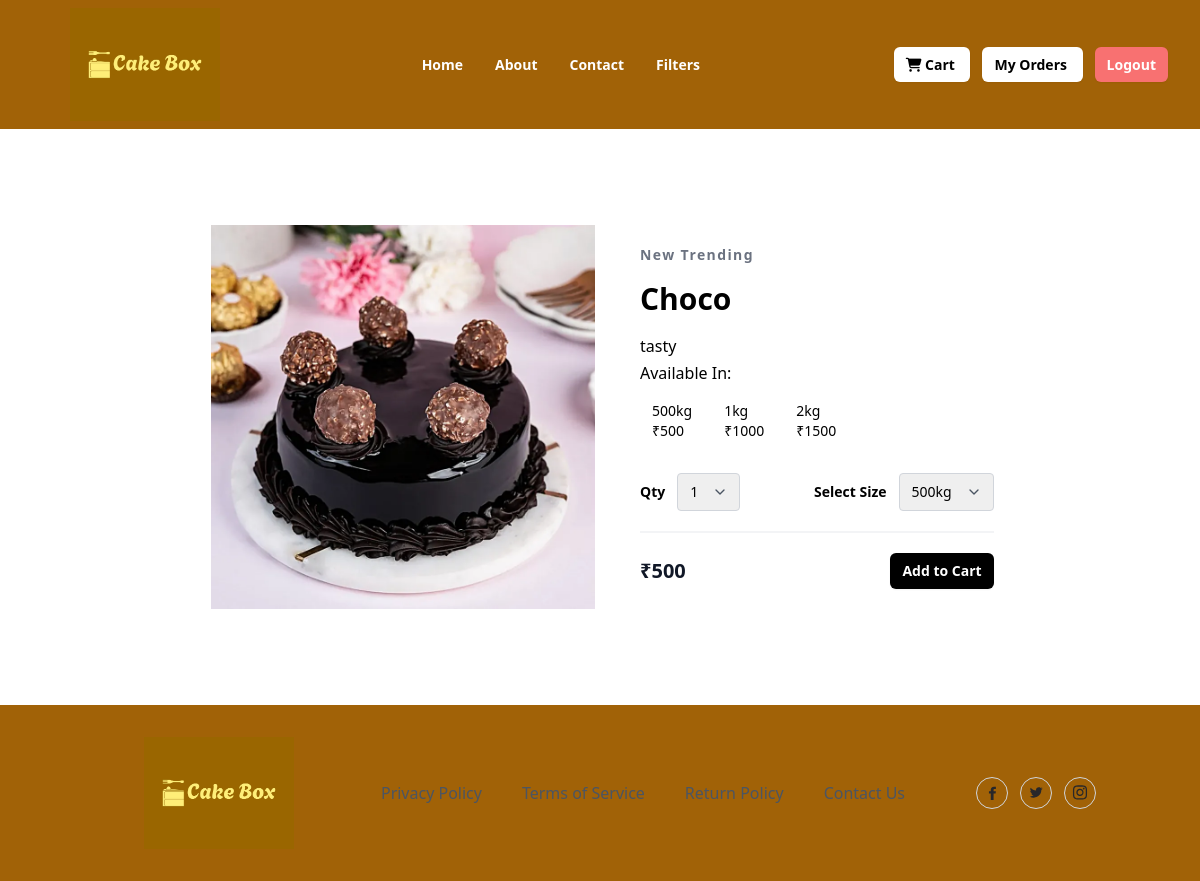
Page /cakes/1/ on the committed database.
### kart/models.py (models this page shows, shortened)
class Cake(models.Model):
    title = models.CharField(max_length=200)
    description = models.TextField(null=True, blank=True)
    category_object = models.ForeignKey(Category,on_delete=models.CASCADE)
    size_object=models.ManyToManyField(Size)
    flavour_object = models.ManyToManyField(Flavour)
    occasion_object=models.ForeignKey(Occasion,on_delete=models.CASCADE)
    tag_object=models.ManyToManyField(Tag)
    image = models.ImageField(upload_to='product_images', null=True, blank=True, default='product_images/default.jpg')
    created_date = models.DateTimeField(auto_now_add=True)
    updated_date = models.DateTimeField(auto_now=True)
    is_active = models.BooleanField(default=True)

class Tag(models.Model):
    name = models.CharField(max_length=200, unique=True)

class CakeVariant(models.Model):
    cake_object=models.ForeignKey(Cake,on_delete=models.CASCADE)
    size_object=models.ForeignKey(Size,on_delete=models.CASCADE)
    price=models.PositiveIntegerField()

class Size(models.Model):
    name = models.CharField(max_length=200, unique=True)
    created_date = models.DateTimeField(auto_now_add=True)
    updated_date = models.DateTimeField(auto_now=True)
    is_active = models.BooleanField(default=True)
    def __str__(self):
        return self.name

### kart/views.py (the view, shortened to what this page needs)
# urls.py: path("cakes/<int:pk>/",views.CakeDetailView.as_view(),name="cake-detail"),
class CakeDetailView(View):
    def get(self,request,*args,**kwargs):
        id=kwargs.get("pk")
        qs=Cake.objects.get(id=id)
        cake_variants=CakeVariant.objects.filter(cake_object=qs)
        default_price=cake_variants.first().price
        return render(request,"cake_detail.html",{"data":qs,"cake_variants": cake_variants,"default_price": default_price})

### kart/templates/cake_detail.html (shortened to what this page needs)
{% extends 'base.html' %}
{% block main_block %}
<section class="overflow-hidden">
    <form action="{% url 'addtocart' data.id %}" method="post">
        <div class="mx-auto max-w-5xl px-5 py-24">
            <div class="mx-auto flex flex-wrap items-center lg:w-4/5">
                <img alt="Nike Air Max 21A" class="h-64 w-full rounded object-contain lg:h-96 lg:w-1/2" src="{{ data.image.url }}" />
                <div class="mt-6 w-full lg:mt-0 lg:w-1/2 lg:pl-10">
                    <h2 class="text-sm font-semibold tracking-widest text-gray-500">
                      {%for tag in data.tag_object.all%}
                        {{tag.name}}
                      {%endfor%}
                    </h2>
                    <h1 class="my-4 text-3xl font-semibold text-black">{{data.title}}</h1>
                    <p class="leading-relaxed">
                        {{data.description}}
                    </p>
                    <div class="mb-2 pt-0.5">
                        <h4 class="text-15px mb-3 font-normal capitalize text-opacity-70">
                          available in:
                        </h4>
                        <ul class="flex flex-wrap space-x-2">
                        {%for variant in cake_variants%}
                          <li class="md:text-15px mb-2 h-9 items-center justify-center rounded  p-1 px-3 text-sm font-medium transition duration-200 ease-in-out md:mb-3 md:h-10">
                            {{variant.size_object.name}}
                            <br>₹{{variant.price}}
                          </li>
                          {%endfor%}
                        </ul>
                      </div>
                      <div class="mb-5 mt-6 flex items-center border-b-2 border-gray-100 pb-5">
                        <div class="flex items-center">
                            <span class="mr-3 text-sm font-semibold">Qty</span>
                            <div class="relative">
                                <select name="qty" class="appearance-none rounded border border-gray-300 py-2 pl-3 pr-10 text-sm focus:border-black focus:outline-none focus:ring-2 focus:ring-black">
                                  <option value="1">1</option>
                                </select>
                                <span class="pointer-events-none absolute right-0 top-0 flex h-full w-10 items-center justify-center text-center text-gray-600">
                                </span>
                              </div>
                          </div>
                        <div class="ml-auto flex items-center">
                          <span class="mr-3 text-sm font-semibold">Select Size</span>
                          <div class="relative">
                            <select name="size" class="appearance-none rounded border border-gray-300 py-2 pl-3 pr-10 text-sm focus:border-black focus:outline-none focus:ring-2 focus:ring-black">
                                {%for variant in cake_variants%}
                                <option value="{{variant.size_object.name}}">{{variant.size_object.name}}</option>
                               {%endfor%}
                            </select>
                            <span class="pointer-events-none absolute right-0 top-0 flex h-full w-10 items-center justify-center text-center text-gray-600">
                            </span>
                          </div>
                        </div>
                      </div>
                    <div class="flex items-center justify-between">
                        <span class="title-font text-xl font-bold text-gray-900">
                            <p name="price">₹{{default_price}}
                            </p>
                        </span>
                        <button type="submit" class="rounded-md bg-black px-3 py-2 text-sm font-semibold text-white shadow-sm hover:bg-black/80 focus-visible:outline focus-visible:outline-2 focus-visible:outline-offset-2 focus-visible:outline-black">
                            Add to Cart
                        </button>
                    </div>
                </div>
            </div>
        </div>
    </form>
</section>
{%endblock%}

### rows in the picture
Cake: image (picture), title "Choco", description "tasty"
Tag: name "New"
Tag: name "Trending"
CakeVariant: size_object.name "500kg", price "500"
CakeVariant: size_object.name "1kg", price "1000"
CakeVariant: size_object.name "2kg", price "1500"

### other values in the picture
{{ default_price }} "500"
form field size "500kg"
